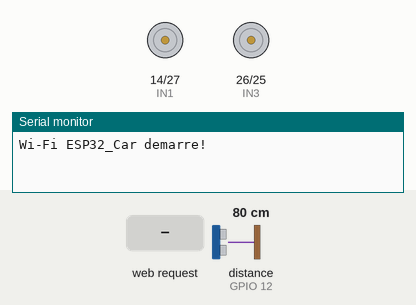
The sketch below on a simulated ESP32. Parts: motor-driver pin pairs drawn as motors (green arrow = first pin HIGH = forward, orange = second pin HIGH = backward, longer = more drive, scaled by the enable pin), the last lines printed to the serial monitor. The inputs (shaded band) are chosen by the test bench; at power-on: distance to the obstacle (sensor on GPIO 12) 80 cm. The echo pulse lasts 58.3 µs per cm.

Above: at 1.2 s.
1.3 s: HTTP request GET /mode?dir=1&state=1&auto=1 received
At 1.4 s:
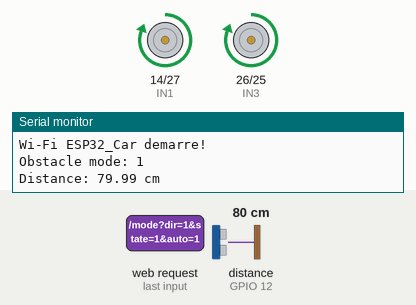
At 2.7 s:
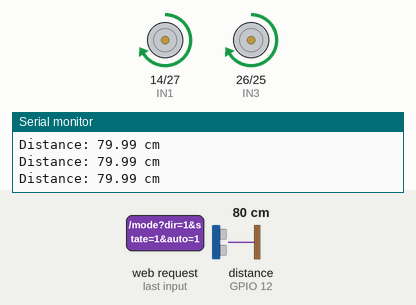
3.0 s: distance to the obstacle (sensor on GPIO 12) set to 23 cm
4.5 s: distance to the obstacle (sensor on GPIO 12) set to 19 cm
At 5.6 s:
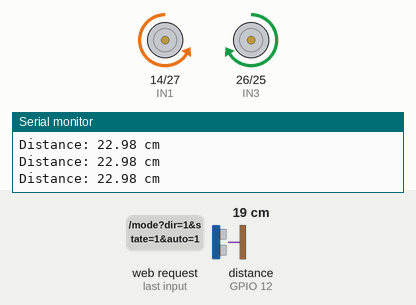
7.5 s: HTTP request GET /follow received
9.0 s: HTTP request GET /mode?dir=120&state=120&auto=120 received
At 11.4 s:
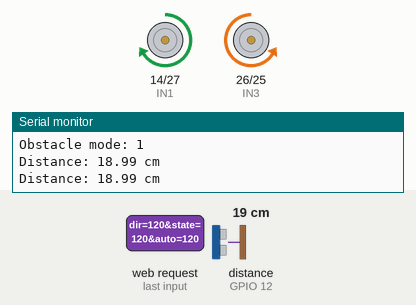
12.0 s: HTTP request GET /mode received
Timing chart, 0 to 14.5 s (numbered marks = the images above; inputs shaded):
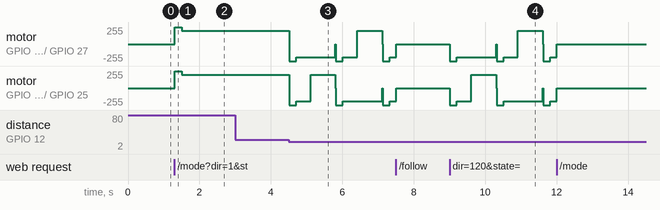

Measured:
- the behaviour switches between 21 and 20 cm on distance to the obstacle (sensor on GPIO 12) (found by bisection; images 2 and 3)
- after the input at 1.3 s, motor on GPIO 14 (IN1) / GPIO 27 (IN2), motor on GPIO 26 (IN3) / GPIO 25 (IN4): stopped → forward 255/255 at once, → forward 199/255 0.20 s later

The sketch:

ISIROBOT_0.1.ino
```cpp
#include <WiFi.h>
#include <WebServer.h>

// ================= WiFi =================
const char* apSsid = "ESP32_Car";
const char* apPassword = "12345678";
WebServer server(80);

// ================= L298N =================
#define IN1 14
#define IN2 27
#define IN3 26
#define IN4 25
#define ENA_PIN 33
#define ENB_PIN 32

// ================= PWM =================
const int PWM_FREQ = 20000;
const int PWM_RES  = 8;

// ================= Speed =================
uint8_t manualSpeed = 200;
uint8_t autoSpeed   = 200;

// ================= Ultrasonic ===============
#define TRIG_PIN 13
#define ECHO_PIN 12

// ================= Flags =================
bool forwardCmd = false;
bool backCmd    = false;
bool leftCmd    = false;
bool rightCmd   = false;

bool obstacleMode = false;
bool followMode   = false;

// Failsafe: if no command arrives for this long, the car stops
unsigned long lastCmdTime = 0;
const unsigned long CMD_TIMEOUT = 500;

// ================= Auto Obstacle =================
enum AutoState { AUTO_IDLE, AUTO_FORWARD, AUTO_BACKWARD, AUTO_TURN };
AutoState autoState = AUTO_IDLE;

unsigned long autoStateStart = 0;
bool turnLeftNext = true;

const unsigned long BACK_TIME = 600;
const unsigned long TURN_TIME = 700;
const float OBSTACLE_DIST_CM = 20.0;

// ================= HTML =================
const char index_html[] PROGMEM = R"=====(<!DOCTYPE html>
<html>
<head>
<meta charset="utf-8">
<meta name="viewport" content="width=device-width, initial-scale=1, maximum-scale=1, user-scalable=no">
<style>
  body{
    background:#111; color:#fff; font-family:Arial; text-align:center;
    user-select:none; -webkit-user-select:none;
    -webkit-touch-callout:none; -webkit-tap-highlight-color:transparent;
  }
  .btn{
    padding:16px 26px; margin:6px; border:none; border-radius:10px;
    background:#333; color:#fff; font-size:16px;
    touch-action:none;
  }
  .btn:active{background:#555}
  .btn.on{background:#2e7d32}
  .hold.pressed{background:#ff9800; color:#000}
  #st{margin:8px; font-size:15px; font-weight:bold; color:#aaa}
</style>
</head>
<body>

<h2>ESP32 Web Robot Car</h2>
<div id="st">...</div>

<button id="bf" class="btn hold">Forward</button><br>

<button id="bl" class="btn hold">Left</button>
<button class="btn" onclick="release();cmd('s',1)">Stop</button>
<button id="br" class="btn hold">Right</button><br>

<button id="bb" class="btn hold">Backward</button>

<h3>Obstacle Avoid Mode</h3>
<button id="o1" class="btn" onclick="mode(1)">ON</button>
<button id="o0" class="btn" onclick="mode(0)">OFF</button>

<h3>Follow Mode</h3>
<button id="f1" class="btn" onclick="follow(1)">FOLLOW ON</button>
<button id="f0" class="btn" onclick="follow(0)">FOLLOW OFF</button>

<script>
  var timer = null, cur = null;

  function setSt(ok){
    var s = document.getElementById('st');
    s.textContent = ok ? 'Connected' : 'NO CONNECTION';
    s.style.color = ok ? '#4caf50' : '#f44336';
  }

  function send(url){
    var x = new XMLHttpRequest();
    x.open('GET', url + '&t=' + Date.now(), true);
    x.timeout = 1500;
    x.onload = function(){ setSt(true); };
    x.onerror = function(){ setSt(false); };
    x.ontimeout = function(){ setSt(false); };
    x.send();
  }

  function cmd(d,s){ send('/cmd?dir=' + d + '&state=' + s); }

  function setActive(a){
    ['o1','o0','f1','f0'].forEach(function(i){
      document.getElementById(i).classList.toggle('on', a.indexOf(i) >= 0);
    });
  }
  function mode(v){ send('/mode?auto=' + v); setActive(v ? ['o1','f0'] : ['o0','f0']); }
  function follow(v){ send('/follow?f=' + v); setActive(v ? ['f1','o0'] : ['f0','o0']); }

  function press(b,d){
    release();
    cur = d;
    b.classList.add('pressed');
    cmd(d,1);
    timer = setInterval(function(){ cmd(d,1); }, 150);
  }
  function release(){
    if(timer){ clearInterval(timer); timer = null; }
    var all = document.querySelectorAll('.hold');
    for(var i = 0; i < all.length; i++) all[i].classList.remove('pressed');
    if(cur){ var d = cur; cur = null; cmd(d,0); }
  }
  function bindHold(id,d){
    var b = document.getElementById(id);
    b.addEventListener('pointerdown', function(e){
      e.preventDefault();
      try{ b.setPointerCapture(e.pointerId); }catch(x){}
      press(b,d);
    });
    b.addEventListener('pointerup', release);
    b.addEventListener('pointercancel', release);
    b.addEventListener('contextmenu', function(e){ e.preventDefault(); });
  }
  bindHold('bf','f'); bindHold('bl','l'); bindHold('br','r'); bindHold('bb','b');
  window.addEventListener('blur', release);
  document.addEventListener('visibilitychange', release);

  mode(0);
</script>

</body>
</html>)=====";

// ================= Motor =================
bool wasStopped = true;
const unsigned long KICK_TIME = 200;

void setMotorSpeed(uint8_t l, uint8_t r){
  if(l==0 && r==0){
    wasStopped = true;
    ledcWrite(ENA_PIN, 0);
    ledcWrite(ENB_PIN, 0);
    return;
  }
  if(wasStopped){
    wasStopped = false;
    ledcWrite(ENA_PIN, 255);
    ledcWrite(ENB_PIN, 255);
    delay(KICK_TIME);
  }
  ledcWrite(ENA_PIN, l);
  ledcWrite(ENB_PIN, r);
}

void driveStop(){
  digitalWrite(IN1,LOW); digitalWrite(IN2,LOW);
  digitalWrite(IN3,LOW); digitalWrite(IN4,LOW);
  setMotorSpeed(0,0);
}

void driveForward(uint8_t s){
  digitalWrite(IN1,HIGH); digitalWrite(IN2,LOW);
  digitalWrite(IN3,HIGH); digitalWrite(IN4,LOW);
  setMotorSpeed(s,s);
}

void driveBackward(uint8_t s){
  digitalWrite(IN1,LOW); digitalWrite(IN2,HIGH);
  digitalWrite(IN3,LOW); digitalWrite(IN4,HIGH);
  setMotorSpeed(s,s);
}

void driveLeft(uint8_t s){
  digitalWrite(IN1,LOW); digitalWrite(IN2,HIGH);
  digitalWrite(IN3,HIGH); digitalWrite(IN4,LOW);
  setMotorSpeed(s,s);
}

void driveRight(uint8_t s){
  digitalWrite(IN1,HIGH); digitalWrite(IN2,LOW);
  digitalWrite(IN3,LOW); digitalWrite(IN4,HIGH);
  setMotorSpeed(s,s);
}

// ================= Ultrasonic =================
float getDistanceCm(){
  digitalWrite(TRIG_PIN,LOW); delayMicroseconds(2);
  digitalWrite(TRIG_PIN,HIGH); delayMicroseconds(10);
  digitalWrite(TRIG_PIN,LOW);
  unsigned long d = pulseIn(ECHO_PIN,HIGH,30000);
  if(d==0) return -1;
  return d * 0.0343 / 2;
}

unsigned long lastDbg = 0;
void debugDistance(float d){
  if(millis() - lastDbg > 300){
    lastDbg = millis();
    Serial.print("Distance: ");
    if(d < 0) Serial.println("no echo (-1)");
    else { Serial.print(d); Serial.println(" cm"); }
  }
}

// ================= Manual =================
void handleManual(){
  if((forwardCmd||backCmd||leftCmd||rightCmd) && millis()-lastCmdTime > CMD_TIMEOUT){
    forwardCmd=backCmd=leftCmd=rightCmd=false;
  }

  if(forwardCmd) driveForward(manualSpeed);
  else if(backCmd) driveBackward(manualSpeed);
  else if(leftCmd) driveLeft(manualSpeed);
  else if(rightCmd) driveRight(manualSpeed);
  else driveStop();
}

// ================= Obstacle =================
void handleObstacle(){
  unsigned long now = millis();
  switch(autoState){
    case AUTO_IDLE: autoState = AUTO_FORWARD; break;
    case AUTO_FORWARD:{
      float d = getDistanceCm();
      debugDistance(d);
      if(d > 0 && d < OBSTACLE_DIST_CM){
        driveStop();
        autoState = AUTO_BACKWARD;
        autoStateStart = now;
      } else driveForward(autoSpeed);
    }break;
    case AUTO_BACKWARD:
      if(now - autoStateStart >= BACK_TIME){
        autoState = AUTO_TURN;
        autoStateStart = now;
      } else driveBackward(autoSpeed);
      break;
    case AUTO_TURN:
      turnLeftNext ? driveLeft(autoSpeed) : driveRight(autoSpeed);
      if(now - autoStateStart >= TURN_TIME){
        driveStop();
        turnLeftNext = !turnLeftNext;
        autoState = AUTO_FORWARD;
      }
      break;
  }
}

// ================= Follow =================
void handleFollow(){
  float d = getDistanceCm();
  debugDistance(d);
  if(d < 0){ driveStop(); return; }
  if(d < 12) driveBackward(autoSpeed);
  else if(d <= 20) driveStop();
  else if(d <= 45) driveForward(autoSpeed);
  else driveStop();
}

// ================= HTTP =================
void handleRoot(){ server.send_P(200,"text/html",index_html); }

void handleCmd(){
  if(obstacleMode || followMode){
    server.send(200,"text/plain","IGNORED");
    return;
  }
  String d = server.arg("dir");
  bool p = server.arg("state").toInt() != 0;

  bool* flag = nullptr;
  if(d == "f") flag = &forwardCmd;
  else if(d == "b") flag = &backCmd;
  else if(d == "l") flag = &leftCmd;
  else if(d == "r") flag = &rightCmd;

  if(flag){
    if(*flag != p){
      Serial.print("Commande: "); Serial.print(d);
      Serial.print(" | State: "); Serial.println(p);
    }
    *flag = p;
    lastCmdTime = millis();
  }
  else if(d == "s"){
    forwardCmd = backCmd = leftCmd = rightCmd = false;
    driveStop();
  }
  server.send(200,"text/plain","OK");
}

void handleMode(){
  obstacleMode = server.arg("auto").toInt();
  Serial.print("Obstacle mode: "); Serial.println(obstacleMode);
  followMode = false;
  autoState = AUTO_FORWARD;
  forwardCmd = backCmd = leftCmd = rightCmd = false;
  driveStop();
  server.send(200,"text/plain","OK");
}

void handleFollowHttp(){
  followMode = server.arg("f").toInt();
  Serial.print("Follow mode: "); Serial.println(followMode);
  obstacleMode = false;
  forwardCmd = backCmd = leftCmd = rightCmd = false;
  driveStop();
  server.send(200,"text/plain","OK");
}

// ================= SETUP =================
void setup(){
  Serial.begin(115200);

  pinMode(IN1,OUTPUT); pinMode(IN2,OUTPUT);
  pinMode(IN3,OUTPUT); pinMode(IN4,OUTPUT);

  // تهيئة الـ PWM حسب إصدارات ESP32 الحديثة
  ledcAttach(ENA_PIN, PWM_FREQ, PWM_RES);
  ledcAttach(ENB_PIN, PWM_FREQ, PWM_RES);

  pinMode(TRIG_PIN,OUTPUT);
  pinMode(ECHO_PIN,INPUT);

  driveStop();

  WiFi.mode(WIFI_AP);
  WiFi.softAP(apSsid, apPassword);
  Serial.println("Wi-Fi ESP32_Car demarre!");

  server.on("/", handleRoot);
  server.on("/cmd", handleCmd);
  server.on("/mode", handleMode);
  server.on("/follow", handleFollowHttp);
  server.begin();
}

// ================= LOOP =================
void loop(){
  server.handleClient();
  if(followMode) handleFollow();
  else if(obstacleMode) handleObstacle();
  else handleManual();
  delay(5);
}
```
